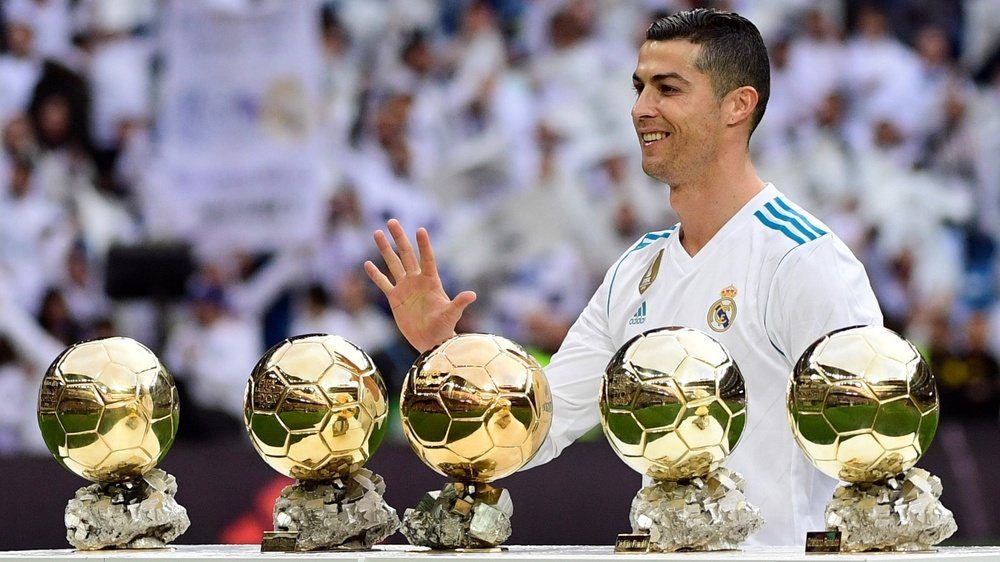
#> input picture images/Ronaldo.jpg, 1000 x 562 px, shrunk from 1920 x 1080 before the run, found by its file name
$ jupyter execute --allow-errors task1.ipynb
#> lines starting #> are read from the running program, lines starting #| are printed output that depends on the picture; after the words box and inside, x2 and y2 are one past the last pixel; in counts of white or black regions, pixels touching at a corner belong together
[cell 1]
import cv2
import numpy as np
import matplotlib.pyplot as plt

[cell 2]
ronalod_img = cv2.imread("images\Ronaldo.jpg")
#> ronalod_img is the input picture: shape (562, 1000, 3); mean B, G, R 136.3, 135.8, 142.8
eyes_img = cv2.imread("images\\brown-eyes.jpg")
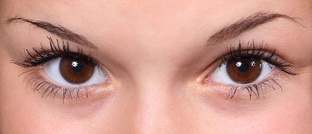
#> input picture images/brown-eyes.jpg, 312 x 134 px, shrunk from 600 x 257 before the run, found by its file name
#> eyes_img is the input picture: shape (134, 312, 3); mean B, G, R 142.2, 153.8, 204.7

[cell 3]
img = eyes_img.copy()
gray = cv2.cvtColor(img,cv2.COLOR_BGR2GRAY)
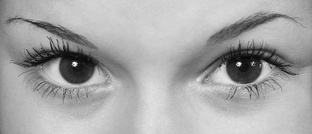
#> gray: shape (134, 312); min 5, max 253, mean 167.7
# gauss = cv2.GaussianBlur(gray,(15,15),5)
circles = cv2.HoughCircles(gray,cv2.HOUGH_GRADIENT,dp=1,minDist=90,minRadius=1,maxRadius=70,param1=180,param2=40)
#> circles = [[76.5, 65.5, 18.5], [244.5, 65.5, 17.9]]
circles = np.uint16(np.around(circles))
#> circles = [[76, 66, 18], [244, 66, 18]]
print(circles)
#| [[[ 76  66  18]
#|   [244  66  18]]]
for circle in circles[0]:
    centre = (circle[0],circle[1])
    radius = circle[2]
    cv2.circle(img,centre,radius,(0,255,0),2)
#> this loop made 2 passes
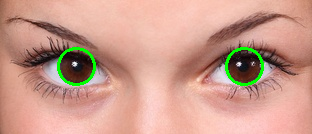
#> img: shape (134, 312, 3); 1.65% of pixels changed, all inside (x1, y1, x2, y2) = (57, 47, 264, 86)

plt.imshow(cv2.cvtColor(img,cv2.COLOR_BGR2RGB))
plt.axis("off")
plt.show()

[cell 4]
img = ronalod_img.copy()
gray = cv2.cvtColor(img,cv2.COLOR_BGR2GRAY)
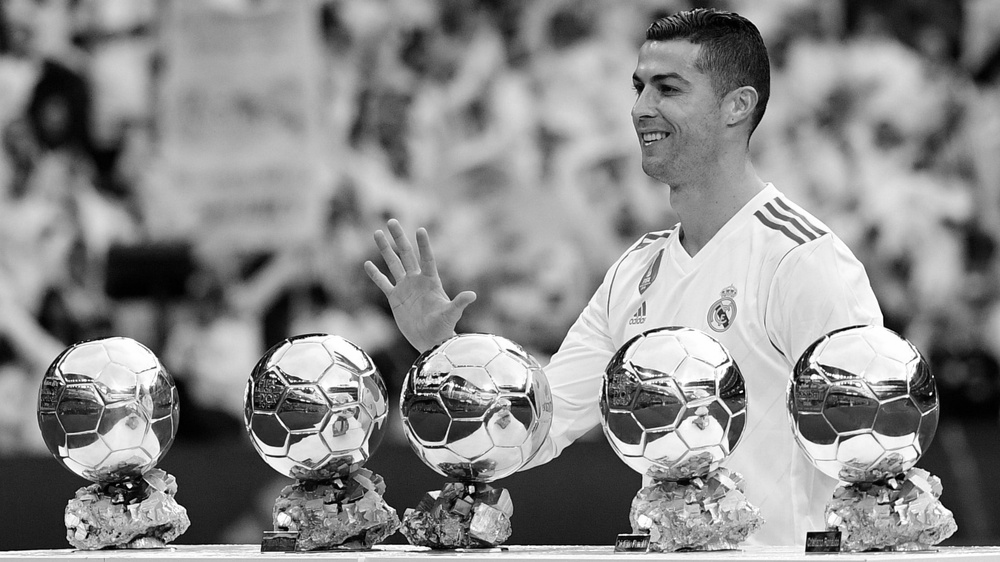
#> gray: shape (562, 1000); min 0, max 255, mean 137.9
# gauss = cv2.GaussianBlur(gray,(15,15),5)
circles = cv2.HoughCircles(gray,cv2.HOUGH_GRADIENT,dp=1,minDist=90,minRadius=100,maxRadius=145,param1=180,param2=40)
#> circles = None
#> (the rest of this cell did not finish here and is left out)
